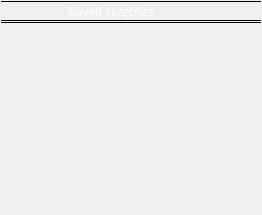
       <widget class="QWidget" name="savedSearchesWidget" native="true">
        <property name="styleSheet">
         <string notr="true">QWidget#savedSearchesWidget {
border: none;
border-left: 1px solid black;
border-right: 1px solid black;
}</string>
        </property>
        <layout class="QVBoxLayout" name="savedSearchesVerticalLayout">
         <property name="spacing">
          <number>0</number>
         </property>
         <property name="leftMargin">
          <number>1</number>
         </property>
         <property name="topMargin">
          <number>0</number>
         </property>
         <property name="rightMargin">
          <number>1</number>
         </property>
         <property name="bottomMargin">
          <number>1</number>
         </property>
         <item>
          <widget class="QFrame" name="savedSearchesHeaderPanel">
           <property name="minimumSize">
            <size>
             <width>0</width>
             <height>22</height>
            </size>
           </property>
           <property name="maximumSize">
            <size>
             <width>16777215</width>
             <height>22</height>
            </size>
           </property>
           <property name="styleSheet">
            <string notr="true">QWidget {
border: none;
border-top: 1px solid black;
border-bottom: 1px solid black;
background-color: qlineargradient(x1: 0, y1: 0, x2: 0, y2: 1,
stop: 0 #a6a6a6, stop: 0.08 #7f7f7f,
stop: 0.39999 #717171, stop: 0.4 #626262,
stop: 0.9 #4c4c4c, stop: 1 #333333);
color: rgb(255, 255, 255);
margin: 0px;
}

.QFrame {
margin-top: 1px;
margin-bottom: 1px;
}

QPushButton {
border: none;
padding: 0px;
}

QPushButton:focus {
outline: none;
}

QPushButton:hover:!pressed {
background-color: qlineargradient(x1: 0, y1: 0, x2: 0, y2: 1,
stop: 0 #bcbcbc, stop: 0.08 #9f9f9f,
stop: 0.39999 #949494, stop: 0.4 #898989,
stop: 0.9 #787878, stop: 1 #666666);
}

QPushButton:pressed {
background-color: qlineargradient(x1: 0, y1: 0, x2: 0, y2: 1,
stop: 0 #535353, stop: 0.08 #3f3f3f,
stop: 0.39999 #393939, stop: 0.4 #313131,
stop: 0.9 #262626, stop: 1 #1a1a1a);
}

QPushButton#savedSearchPanelIconPseudoPushButton:hover {
background-color: qlineargradient(x1: 0, y1: 0, x2: 0, y2: 1,
stop: 0 #a6a6a6, stop: 0.08 #7f7f7f,
stop: 0.39999 #717171, stop: 0.4 #626262,
stop: 0.9 #4c4c4c, stop: 1 #333333);
}

QPushButton#savedSearchPanelIconPseudoPushButton:pressed {
background-color: qlineargradient(x1: 0, y1: 0, x2: 0, y2: 1,
stop: 0 #a6a6a6, stop: 0.08 #7f7f7f,
stop: 0.39999 #717171, stop: 0.4 #626262,
stop: 0.9 #4c4c4c, stop: 1 #333333);
}

QLabel {
border: none;
}</string>
           </property>
           <property name="lineWidth">
            <number>0</number>
           </property>
           <layout class="QHBoxLayout" name="savedSearchesButtonsHorizontalLayout">
            <property name="spacing">
             <number>0</number>
            </property>
            <property name="leftMargin">
             <number>0</number>
            </property>
            <property name="topMargin">
             <number>0</number>
            </property>
            <property name="rightMargin">
             <number>0</number>
            </property>
            <property name="bottomMargin">
             <number>0</number>
            </property>
            <item>
             <widget class="QPushButton" name="savedSearchPanelIconPseudoPushButton">
              <property name="sizePolicy">
               <sizepolicy hsizetype="Preferred" vsizetype="Preferred">
                <horstretch>0</horstretch>
                <verstretch>0</verstretch>
               </sizepolicy>
              </property>
              <property name="minimumSize">
               <size>
                <width>20</width>
                <height>20</height>
               </size>
              </property>
              <property name="maximumSize">
               <size>
                <width>20</width>
                <height>20</height>
               </size>
              </property>
              <property name="styleSheet">
               <string notr="true"/>
              </property>
              <property name="icon">
               <iconset theme="edit-find">
                <normaloff>.</normaloff>.</iconset>
              </property>
              <property name="flat">
               <bool>true</bool>
              </property>
             </widget>
            </item>
            <item>
             <widget class="QLabel" name="savedSearchesLabel">
              <property name="sizePolicy">
               <sizepolicy hsizetype="Preferred" vsizetype="Fixed">
                <horstretch>0</horstretch>
                <verstretch>0</verstretch>
               </sizepolicy>
              </property>
              <property name="minimumSize">
               <size>
                <width>180</width>
                <height>20</height>
               </size>
              </property>
              <property name="text">
               <string>Saved sea&amp;rches</string>
              </property>
              <property name="alignment">
               <set>Qt::AlignCenter</set>
              </property>
              <property name="buddy">
               <cstring>savedSearchesTableView</cstring>
              </property>
             </widget>
            </item>
            <item>
             <widget class="QPushButton" name="addSavedSearchButton">
              <property name="sizePolicy">
               <sizepolicy hsizetype="Fixed" vsizetype="Fixed">
                <horstretch>0</horstretch>
                <verstretch>0</verstretch>
               </sizepolicy>
              </property>
              <property name="minimumSize">
               <size>
                <width>20</width>
                <height>20</height>
               </size>
              </property>
              <property name="maximumSize">
               <size>
                <width>20</width>
                <height>20</height>
               </size>
              </property>
              <property name="icon">
               <iconset theme="document-new">
                <normaloff>.</normaloff>.</iconset>
              </property>
              <property name="iconSize">
               <size>
                <width>16</width>
                <height>16</height>
               </size>
              </property>
              <property name="flat">
               <bool>true</bool>
              </property>
             </widget>
            </item>
            <item>
             <widget class="QPushButton" name="removeSavedSearchButton">
              <property name="sizePolicy">
               <sizepolicy hsizetype="Fixed" vsizetype="Fixed">
                <horstretch>0</horstretch>
                <verstretch>0</verstretch>
               </sizepolicy>
              </property>
              <property name="minimumSize">
               <size>
                <width>20</width>
                <height>20</height>
               </size>
              </property>
              <property name="maximumSize">
               <size>
                <width>20</width>
                <height>20</height>
               </size>
              </property>
              <property name="icon">
               <iconset theme="edit-delete">
                <normaloff>.</normaloff>.</iconset>
              </property>
              <property name="iconSize">
               <size>
                <width>16</width>
                <height>16</height>
               </size>
              </property>
              <property name="flat">
               <bool>true</bool>
              </property>
             </widget>
            </item>
            <item>
             <widget class="QPushButton" name="savedSearchInfoButton">
              <property name="minimumSize">
               <size>
                <width>20</width>
                <height>20</height>
               </size>
              </property>
              <property name="maximumSize">
               <size>
                <width>20</width>
                <height>20</height>
               </size>
              </property>
              <property name="icon">
               <iconset theme="dialog-information">
                <normaloff>.</normaloff>.</iconset>
              </property>
              <property name="iconSize">
               <size>
                <width>16</width>
                <height>16</height>
               </size>
              </property>
              <property name="flat">
               <bool>true</bool>
              </property>
             </widget>
            </item>
           </layout>
          </widget>
         </item>
         <item>
          <widget class="QTableView" name="savedSearchesTableView">
           <property name="minimumSize">
            <size>
             <width>0</width>
             <height>30</height>
            </size>
           </property>
           <property name="styleSheet">
            <string notr="true">QTableView#savedSearchesTableView {
border: none;
border-top: 1px solid black;
background-color: transparent;
}</string>
           </property>
          </widget>
         </item>
        </layout>
       </widget>
